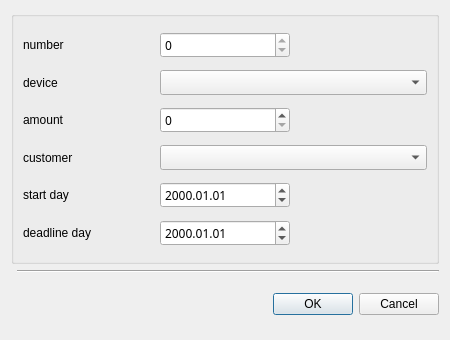
<?xml version="1.0" encoding="UTF-8"?>
<ui version="4.0">
 <class>AllInfoNewRecordDialog</class>
 <widget class="QDialog" name="AllInfoNewRecordDialog">
  <property name="geometry">
   <rect>
    <x>0</x>
    <y>0</y>
    <width>450</width>
    <height>340</height>
   </rect>
  </property>
  <property name="minimumSize">
   <size>
    <width>450</width>
    <height>340</height>
   </size>
  </property>
  <property name="maximumSize">
   <size>
    <width>450</width>
    <height>380</height>
   </size>
  </property>
  <property name="windowTitle">
   <string>New Contract</string>
  </property>
  <layout class="QGridLayout" name="gridLayout">
   <item row="3" column="1">
    <widget class="QLabel" name="label_4">
     <property name="minimumSize">
      <size>
       <width>50</width>
       <height>50</height>
      </size>
     </property>
     <property name="maximumSize">
      <size>
       <width>50</width>
       <height>50</height>
      </size>
     </property>
     <property name="styleSheet">
      <string notr="true">image: url(:/rec/img/icons8-contract-50.png);</string>
     </property>
     <property name="text">
      <string/>
     </property>
    </widget>
   </item>
   <item row="3" column="2">
    <widget class="QDialogButtonBox" name="buttonBox">
     <property name="orientation">
      <enum>Qt::Horizontal</enum>
     </property>
     <property name="standardButtons">
      <set>QDialogButtonBox::Cancel|QDialogButtonBox::Ok</set>
     </property>
    </widget>
   </item>
   <item row="1" column="0" colspan="3">
    <widget class="QGroupBox" name="contract_record_groupBox">
     <property name="title">
      <string/>
     </property>
     <layout class="QGridLayout" name="gridLayout_2">
      <item row="0" column="2">
       <widget class="QSpinBox" name="contracts_number_spinBox">
        <property name="font">
         <font>
          <family>Tibetan Machine Uni</family>
         </font>
        </property>
        <property name="readOnly">
         <bool>true</bool>
        </property>
        <property name="maximum">
         <number>1000000</number>
        </property>
       </widget>
      </item>
      <item row="5" column="0">
       <widget class="QLabel" name="label_6">
        <property name="text">
         <string>start day</string>
        </property>
       </widget>
      </item>
      <item row="1" column="2" colspan="2">
       <widget class="QComboBox" name="device_name_comboBox">
        <property name="font">
         <font>
          <family>Tibetan Machine Uni</family>
         </font>
        </property>
       </widget>
      </item>
      <item row="3" column="0">
       <widget class="QLabel" name="label_5">
        <property name="text">
         <string>customer</string>
        </property>
       </widget>
      </item>
      <item row="5" column="2">
       <widget class="QDateEdit" name="date_of_the_agreement_dateEdit">
        <property name="font">
         <font>
          <family>Tibetan Machine Uni</family>
         </font>
        </property>
        <property name="displayFormat">
         <string>yyyy.MM.dd</string>
        </property>
       </widget>
      </item>
      <item row="0" column="0">
       <widget class="QLabel" name="label">
        <property name="text">
         <string>number</string>
        </property>
       </widget>
      </item>
      <item row="6" column="0">
       <widget class="QLabel" name="label_7">
        <property name="text">
         <string>deadline day</string>
        </property>
       </widget>
      </item>
      <item row="2" column="0">
       <widget class="QLabel" name="label_3">
        <property name="text">
         <string>amount</string>
        </property>
       </widget>
      </item>
      <item row="3" column="2" colspan="2">
       <widget class="QComboBox" name="customer_head_name_comboBox">
        <property name="font">
         <font>
          <family>Tibetan Machine Uni</family>
         </font>
        </property>
       </widget>
      </item>
      <item row="1" column="0">
       <widget class="QLabel" name="label_2">
        <property name="text">
         <string>device </string>
        </property>
       </widget>
      </item>
      <item row="6" column="2">
       <widget class="QDateEdit" name="deadline_dateEdit">
        <property name="font">
         <font>
          <family>Tibetan Machine Uni</family>
         </font>
        </property>
        <property name="displayFormat">
         <string>yyyy.MM.dd</string>
        </property>
       </widget>
      </item>
      <item row="2" column="2">
       <widget class="QSpinBox" name="device_amount_spinBox">
        <property name="font">
         <font>
          <family>Tibetan Machine Uni</family>
         </font>
        </property>
        <property name="maximum">
         <number>1000</number>
        </property>
       </widget>
      </item>
     </layout>
    </widget>
   </item>
   <item row="2" column="1" colspan="2">
    <widget class="Line" name="line">
     <property name="styleSheet">
      <string notr="true"/>
     </property>
     <property name="orientation">
      <enum>Qt::Horizontal</enum>
     </property>
    </widget>
   </item>
  </layout>
 </widget>
 <resources/>
 <connections>
  <connection>
   <sender>buttonBox</sender>
   <signal>accepted()</signal>
   <receiver>AllInfoNewRecordDialog</receiver>
   <slot>accept()</slot>
   <hints>
    <hint type="sourcelabel">
     <x>248</x>
     <y>254</y>
    </hint>
    <hint type="destinationlabel">
     <x>157</x>
     <y>274</y>
    </hint>
   </hints>
  </connection>
  <connection>
   <sender>buttonBox</sender>
   <signal>rejected()</signal>
   <receiver>AllInfoNewRecordDialog</receiver>
   <slot>reject()</slot>
   <hints>
    <hint type="sourcelabel">
     <x>316</x>
     <y>260</y>
    </hint>
    <hint type="destinationlabel">
     <x>286</x>
     <y>274</y>
    </hint>
   </hints>
  </connection>
 </connections>
</ui>
